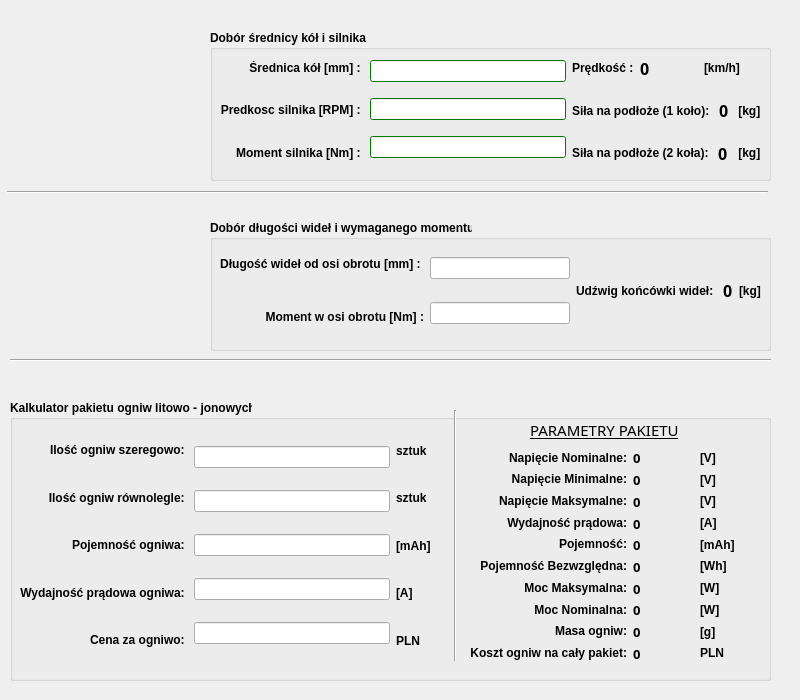
<?xml version="1.0" encoding="UTF-8"?>
<ui version="4.0">
 <class>Form</class>
 <widget class="QWidget" name="Form">
  <property name="geometry">
   <rect>
    <x>0</x>
    <y>0</y>
    <width>800</width>
    <height>700</height>
   </rect>
  </property>
  <property name="minimumSize">
   <size>
    <width>800</width>
    <height>700</height>
   </size>
  </property>
  <property name="maximumSize">
   <size>
    <width>800</width>
    <height>700</height>
   </size>
  </property>
  <property name="font">
   <font>
    <family>Arial</family>
    <weight>75</weight>
    <bold>true</bold>
   </font>
  </property>
  <property name="cursor">
   <cursorShape>ArrowCursor</cursorShape>
  </property>
  <property name="contextMenuPolicy">
   <enum>Qt::NoContextMenu</enum>
  </property>
  <property name="windowTitle">
   <string notr="true">Kalkulator prędkości</string>
  </property>
  <property name="windowIcon">
   <iconset>
    <normaloff>../../Downloads/robot_4047.ico</normaloff>../../Downloads/robot_4047.ico</iconset>
  </property>
  <widget class="QGroupBox" name="groupBox">
   <property name="geometry">
    <rect>
     <x>210</x>
     <y>30</y>
     <width>561</width>
     <height>151</height>
    </rect>
   </property>
   <property name="palette">
    <palette>
     <active>
      <colorrole role="WindowText">
       <brush brushstyle="SolidPattern">
        <color alpha="255">
         <red>0</red>
         <green>0</green>
         <blue>0</blue>
        </color>
       </brush>
      </colorrole>
      <colorrole role="Button">
       <brush brushstyle="SolidPattern">
        <color alpha="255">
         <red>0</red>
         <green>170</green>
         <blue>0</blue>
        </color>
       </brush>
      </colorrole>
      <colorrole role="Light">
       <brush brushstyle="SolidPattern">
        <color alpha="255">
         <red>0</red>
         <green>255</green>
         <blue>0</blue>
        </color>
       </brush>
      </colorrole>
      <colorrole role="Midlight">
       <brush brushstyle="SolidPattern">
        <color alpha="255">
         <red>0</red>
         <green>212</green>
         <blue>0</blue>
        </color>
       </brush>
      </colorrole>
      <colorrole role="Dark">
       <brush brushstyle="SolidPattern">
        <color alpha="255">
         <red>0</red>
         <green>85</green>
         <blue>0</blue>
        </color>
       </brush>
      </colorrole>
      <colorrole role="Mid">
       <brush brushstyle="SolidPattern">
        <color alpha="255">
         <red>0</red>
         <green>113</green>
         <blue>0</blue>
        </color>
       </brush>
      </colorrole>
      <colorrole role="Text">
       <brush brushstyle="SolidPattern">
        <color alpha="255">
         <red>0</red>
         <green>0</green>
         <blue>0</blue>
        </color>
       </brush>
      </colorrole>
      <colorrole role="BrightText">
       <brush brushstyle="SolidPattern">
        <color alpha="255">
         <red>255</red>
         <green>255</green>
         <blue>255</blue>
        </color>
       </brush>
      </colorrole>
      <colorrole role="ButtonText">
       <brush brushstyle="SolidPattern">
        <color alpha="255">
         <red>0</red>
         <green>0</green>
         <blue>0</blue>
        </color>
       </brush>
      </colorrole>
      <colorrole role="Base">
       <brush brushstyle="SolidPattern">
        <color alpha="255">
         <red>255</red>
         <green>255</green>
         <blue>255</blue>
        </color>
       </brush>
      </colorrole>
      <colorrole role="Window">
       <brush brushstyle="SolidPattern">
        <color alpha="255">
         <red>0</red>
         <green>170</green>
         <blue>0</blue>
        </color>
       </brush>
      </colorrole>
      <colorrole role="Shadow">
       <brush brushstyle="SolidPattern">
        <color alpha="255">
         <red>0</red>
         <green>0</green>
         <blue>0</blue>
        </color>
       </brush>
      </colorrole>
      <colorrole role="AlternateBase">
       <brush brushstyle="SolidPattern">
        <color alpha="255">
         <red>127</red>
         <green>212</green>
         <blue>127</blue>
        </color>
       </brush>
      </colorrole>
      <colorrole role="ToolTipBase">
       <brush brushstyle="SolidPattern">
        <color alpha="255">
         <red>255</red>
         <green>255</green>
         <blue>220</blue>
        </color>
       </brush>
      </colorrole>
      <colorrole role="ToolTipText">
       <brush brushstyle="SolidPattern">
        <color alpha="255">
         <red>0</red>
         <green>0</green>
         <blue>0</blue>
        </color>
       </brush>
      </colorrole>
     </active>
     <inactive>
      <colorrole role="WindowText">
       <brush brushstyle="SolidPattern">
        <color alpha="255">
         <red>0</red>
         <green>0</green>
         <blue>0</blue>
        </color>
       </brush>
      </colorrole>
      <colorrole role="Button">
       <brush brushstyle="SolidPattern">
        <color alpha="255">
         <red>0</red>
         <green>170</green>
         <blue>0</blue>
        </color>
       </brush>
      </colorrole>
      <colorrole role="Light">
       <brush brushstyle="SolidPattern">
        <color alpha="255">
         <red>0</red>
         <green>255</green>
         <blue>0</blue>
        </color>
       </brush>
      </colorrole>
      <colorrole role="Midlight">
       <brush brushstyle="SolidPattern">
        <color alpha="255">
         <red>0</red>
         <green>212</green>
         <blue>0</blue>
        </color>
       </brush>
      </colorrole>
      <colorrole role="Dark">
       <brush brushstyle="SolidPattern">
        <color alpha="255">
         <red>0</red>
         <green>85</green>
         <blue>0</blue>
        </color>
       </brush>
      </colorrole>
      <colorrole role="Mid">
       <brush brushstyle="SolidPattern">
        <color alpha="255">
         <red>0</red>
         <green>113</green>
         <blue>0</blue>
        </color>
       </brush>
      </colorrole>
      <colorrole role="Text">
       <brush brushstyle="SolidPattern">
        <color alpha="255">
         <red>0</red>
         <green>0</green>
         <blue>0</blue>
        </color>
       </brush>
      </colorrole>
      <colorrole role="BrightText">
       <brush brushstyle="SolidPattern">
        <color alpha="255">
         <red>255</red>
         <green>255</green>
         <blue>255</blue>
        </color>
       </brush>
      </colorrole>
      <colorrole role="ButtonText">
       <brush brushstyle="SolidPattern">
        <color alpha="255">
         <red>0</red>
         <green>0</green>
         <blue>0</blue>
        </color>
       </brush>
      </colorrole>
      <colorrole role="Base">
       <brush brushstyle="SolidPattern">
        <color alpha="255">
         <red>255</red>
         <green>255</green>
         <blue>255</blue>
        </color>
       </brush>
      </colorrole>
      <colorrole role="Window">
       <brush brushstyle="SolidPattern">
        <color alpha="255">
         <red>0</red>
         <green>170</green>
         <blue>0</blue>
        </color>
       </brush>
      </colorrole>
      <colorrole role="Shadow">
       <brush brushstyle="SolidPattern">
        <color alpha="255">
         <red>0</red>
         <green>0</green>
         <blue>0</blue>
        </color>
       </brush>
      </colorrole>
      <colorrole role="AlternateBase">
       <brush brushstyle="SolidPattern">
        <color alpha="255">
         <red>127</red>
         <green>212</green>
         <blue>127</blue>
        </color>
       </brush>
      </colorrole>
      <colorrole role="ToolTipBase">
       <brush brushstyle="SolidPattern">
        <color alpha="255">
         <red>255</red>
         <green>255</green>
         <blue>220</blue>
        </color>
       </brush>
      </colorrole>
      <colorrole role="ToolTipText">
       <brush brushstyle="SolidPattern">
        <color alpha="255">
         <red>0</red>
         <green>0</green>
         <blue>0</blue>
        </color>
       </brush>
      </colorrole>
     </inactive>
     <disabled>
      <colorrole role="WindowText">
       <brush brushstyle="SolidPattern">
        <color alpha="255">
         <red>0</red>
         <green>85</green>
         <blue>0</blue>
        </color>
       </brush>
      </colorrole>
      <colorrole role="Button">
       <brush brushstyle="SolidPattern">
        <color alpha="255">
         <red>0</red>
         <green>170</green>
         <blue>0</blue>
        </color>
       </brush>
      </colorrole>
      <colorrole role="Light">
       <brush brushstyle="SolidPattern">
        <color alpha="255">
         <red>0</red>
         <green>255</green>
         <blue>0</blue>
        </color>
       </brush>
      </colorrole>
      <colorrole role="Midlight">
       <brush brushstyle="SolidPattern">
        <color alpha="255">
         <red>0</red>
         <green>212</green>
         <blue>0</blue>
        </color>
       </brush>
      </colorrole>
      <colorrole role="Dark">
       <brush brushstyle="SolidPattern">
        <color alpha="255">
         <red>0</red>
         <green>85</green>
         <blue>0</blue>
        </color>
       </brush>
      </colorrole>
      <colorrole role="Mid">
       <brush brushstyle="SolidPattern">
        <color alpha="255">
         <red>0</red>
         <green>113</green>
         <blue>0</blue>
        </color>
       </brush>
      </colorrole>
      <colorrole role="Text">
       <brush brushstyle="SolidPattern">
        <color alpha="255">
         <red>0</red>
         <green>85</green>
         <blue>0</blue>
        </color>
       </brush>
      </colorrole>
      <colorrole role="BrightText">
       <brush brushstyle="SolidPattern">
        <color alpha="255">
         <red>255</red>
         <green>255</green>
         <blue>255</blue>
        </color>
       </brush>
      </colorrole>
      <colorrole role="ButtonText">
       <brush brushstyle="SolidPattern">
        <color alpha="255">
         <red>0</red>
         <green>85</green>
         <blue>0</blue>
        </color>
       </brush>
      </colorrole>
      <colorrole role="Base">
       <brush brushstyle="SolidPattern">
        <color alpha="255">
         <red>0</red>
         <green>170</green>
         <blue>0</blue>
        </color>
       </brush>
      </colorrole>
      <colorrole role="Window">
       <brush brushstyle="SolidPattern">
        <color alpha="255">
         <red>0</red>
         <green>170</green>
         <blue>0</blue>
        </color>
       </brush>
      </colorrole>
      <colorrole role="Shadow">
       <brush brushstyle="SolidPattern">
        <color alpha="255">
         <red>0</red>
         <green>0</green>
         <blue>0</blue>
        </color>
       </brush>
      </colorrole>
      <colorrole role="AlternateBase">
       <brush brushstyle="SolidPattern">
        <color alpha="255">
         <red>0</red>
         <green>170</green>
         <blue>0</blue>
        </color>
       </brush>
      </colorrole>
      <colorrole role="ToolTipBase">
       <brush brushstyle="SolidPattern">
        <color alpha="255">
         <red>255</red>
         <green>255</green>
         <blue>220</blue>
        </color>
       </brush>
      </colorrole>
      <colorrole role="ToolTipText">
       <brush brushstyle="SolidPattern">
        <color alpha="255">
         <red>0</red>
         <green>0</green>
         <blue>0</blue>
        </color>
       </brush>
      </colorrole>
     </disabled>
    </palette>
   </property>
   <property name="font">
    <font>
     <weight>75</weight>
     <bold>true</bold>
    </font>
   </property>
   <property name="title">
    <string>Dobór średnicy kół i silnika</string>
   </property>
   <widget class="QWidget" name="horizontalLayoutWidget">
    <property name="geometry">
     <rect>
      <x>10</x>
      <y>20</y>
      <width>541</width>
      <height>121</height>
     </rect>
    </property>
    <layout class="QHBoxLayout" name="horizontalLayout">
     <item>
      <layout class="QVBoxLayout" name="verticalLayout">
       <item>
        <layout class="QVBoxLayout" name="verticalLayout_2">
         <item>
          <widget class="QLabel" name="label_2">
           <property name="text">
            <string>&lt;html&gt;&lt;head/&gt;&lt;body&gt;&lt;p align=&quot;right&quot;&gt;Średnica kół [mm] :                             &lt;/p&gt;&lt;/body&gt;&lt;/html&gt;</string>
           </property>
          </widget>
         </item>
         <item>
          <widget class="QLabel" name="label">
           <property name="text">
            <string>&lt;html&gt;&lt;head/&gt;&lt;body&gt;&lt;p align=&quot;right&quot;&gt;            Predkosc silnika [RPM] : &lt;/p&gt;&lt;/body&gt;&lt;/html&gt;</string>
           </property>
          </widget>
         </item>
         <item>
          <widget class="QLabel" name="label_7">
           <property name="text">
            <string>&lt;html&gt;&lt;head/&gt;&lt;body&gt;&lt;p align=&quot;right&quot;&gt;Moment silnika [Nm] : &lt;/p&gt;&lt;/body&gt;&lt;/html&gt;</string>
           </property>
          </widget>
         </item>
        </layout>
       </item>
      </layout>
     </item>
     <item>
      <layout class="QVBoxLayout" name="verticalLayout_3">
       <item>
        <widget class="QLineEdit" name="lineEdit"/>
       </item>
       <item>
        <widget class="QLineEdit" name="lineEdit_2"/>
       </item>
       <item>
        <widget class="QLineEdit" name="lineEdit_3"/>
       </item>
      </layout>
     </item>
     <item>
      <layout class="QVBoxLayout" name="verticalLayout_6">
       <item>
        <layout class="QHBoxLayout" name="horizontalLayout_3">
         <item>
          <widget class="QLabel" name="label_8">
           <property name="text">
            <string>Prędkość :</string>
           </property>
          </widget>
         </item>
         <item>
          <widget class="QLabel" name="label_5">
           <property name="font">
            <font>
             <family>Arial Black</family>
             <pointsize>12</pointsize>
            </font>
           </property>
           <property name="text">
            <string>0</string>
           </property>
          </widget>
         </item>
         <item>
          <widget class="QLabel" name="label_10">
           <property name="text">
            <string>[km/h]</string>
           </property>
          </widget>
         </item>
        </layout>
       </item>
       <item>
        <layout class="QHBoxLayout" name="horizontalLayout_2">
         <item>
          <widget class="QLabel" name="label_3">
           <property name="text">
            <string>Siła na podłoże (1 koło): </string>
           </property>
          </widget>
         </item>
         <item>
          <widget class="QLabel" name="label_9">
           <property name="font">
            <font>
             <family>Arial Black</family>
             <pointsize>12</pointsize>
            </font>
           </property>
           <property name="text">
            <string>0</string>
           </property>
          </widget>
         </item>
         <item>
          <widget class="QLabel" name="label_6">
           <property name="text">
            <string> [kg]</string>
           </property>
          </widget>
         </item>
        </layout>
       </item>
       <item>
        <layout class="QHBoxLayout" name="horizontalLayout_4">
         <item>
          <widget class="QLabel" name="label_11">
           <property name="text">
            <string>Siła na podłoże (2 koła): </string>
           </property>
          </widget>
         </item>
         <item>
          <widget class="QLabel" name="label_12">
           <property name="font">
            <font>
             <family>Arial Black</family>
             <pointsize>12</pointsize>
            </font>
           </property>
           <property name="text">
            <string>0</string>
           </property>
          </widget>
         </item>
         <item>
          <widget class="QLabel" name="label_13">
           <property name="text">
            <string> [kg]</string>
           </property>
          </widget>
         </item>
        </layout>
       </item>
      </layout>
     </item>
    </layout>
   </widget>
  </widget>
  <widget class="QGroupBox" name="groupBox_2">
   <property name="geometry">
    <rect>
     <x>210</x>
     <y>220</y>
     <width>561</width>
     <height>131</height>
    </rect>
   </property>
   <property name="font">
    <font>
     <weight>75</weight>
     <bold>true</bold>
    </font>
   </property>
   <property name="title">
    <string>Dobór długości wideł i wymaganego momentu</string>
   </property>
   <widget class="QWidget" name="horizontalLayoutWidget_4">
    <property name="geometry">
     <rect>
      <x>10</x>
      <y>20</y>
      <width>541</width>
      <height>101</height>
     </rect>
    </property>
    <layout class="QHBoxLayout" name="horizontalLayout_8">
     <item>
      <layout class="QVBoxLayout" name="verticalLayout_7">
       <item>
        <layout class="QHBoxLayout" name="horizontalLayout_7">
         <item>
          <widget class="QLabel" name="label_15">
           <property name="text">
            <string>&lt;html&gt;&lt;head/&gt;&lt;body&gt;&lt;p align=&quot;right&quot;&gt;Długość wideł od osi obrotu [mm] : &lt;/p&gt;&lt;/body&gt;&lt;/html&gt;</string>
           </property>
          </widget>
         </item>
        </layout>
       </item>
       <item>
        <layout class="QHBoxLayout" name="horizontalLayout_6">
         <item>
          <widget class="QLabel" name="label_14">
           <property name="text">
            <string>&lt;html&gt;&lt;head/&gt;&lt;body&gt;&lt;p align=&quot;right&quot;&gt;Moment w osi obrotu [Nm] :&lt;/p&gt;&lt;/body&gt;&lt;/html&gt;</string>
           </property>
          </widget>
         </item>
        </layout>
       </item>
      </layout>
     </item>
     <item>
      <layout class="QVBoxLayout" name="verticalLayout_8">
       <item>
        <widget class="QLineEdit" name="lineEdit_4"/>
       </item>
       <item>
        <widget class="QLineEdit" name="lineEdit_5"/>
       </item>
      </layout>
     </item>
     <item>
      <layout class="QHBoxLayout" name="horizontalLayout_9">
       <item>
        <widget class="QLabel" name="label_16">
         <property name="text">
          <string>Udźwig końcówki wideł: </string>
         </property>
        </widget>
       </item>
       <item>
        <widget class="QLabel" name="label_18">
         <property name="font">
          <font>
           <family>Arial Black</family>
           <pointsize>12</pointsize>
          </font>
         </property>
         <property name="text">
          <string>0</string>
         </property>
        </widget>
       </item>
       <item>
        <widget class="QLabel" name="label_17">
         <property name="text">
          <string>[kg]</string>
         </property>
        </widget>
       </item>
      </layout>
     </item>
    </layout>
   </widget>
  </widget>
  <widget class="QGroupBox" name="groupBox_3">
   <property name="geometry">
    <rect>
     <x>10</x>
     <y>400</y>
     <width>761</width>
     <height>281</height>
    </rect>
   </property>
   <property name="font">
    <font>
     <weight>75</weight>
     <italic>false</italic>
     <bold>true</bold>
     <underline>false</underline>
    </font>
   </property>
   <property name="toolTipDuration">
    <number>0</number>
   </property>
   <property name="title">
    <string>Kalkulator pakietu ogniw litowo - jonowych</string>
   </property>
   <widget class="Line" name="line">
    <property name="geometry">
     <rect>
      <x>430</x>
      <y>10</y>
      <width>31</width>
      <height>251</height>
     </rect>
    </property>
    <property name="orientation">
     <enum>Qt::Vertical</enum>
    </property>
   </widget>
   <widget class="QWidget" name="horizontalLayoutWidget_12">
    <property name="geometry">
     <rect>
      <x>10</x>
      <y>30</y>
      <width>411</width>
      <height>231</height>
     </rect>
    </property>
    <layout class="QHBoxLayout" name="horizontalLayout_19">
     <item>
      <layout class="QVBoxLayout" name="verticalLayout_11">
       <property name="sizeConstraint">
        <enum>QLayout::SetDefaultConstraint</enum>
       </property>
       <item>
        <widget class="QLabel" name="label_20">
         <property name="text">
          <string>&lt;html&gt;&lt;head/&gt;&lt;body&gt;&lt;p align=&quot;right&quot;&gt;Ilość ogniw szeregowo:                      &lt;/p&gt;&lt;/body&gt;&lt;/html&gt;</string>
         </property>
        </widget>
       </item>
       <item>
        <widget class="QLabel" name="label_21">
         <property name="text">
          <string>&lt;html&gt;&lt;head/&gt;&lt;body&gt;&lt;p align=&quot;right&quot;&gt;Ilość ogniw równolegle: &lt;/p&gt;&lt;/body&gt;&lt;/html&gt;</string>
         </property>
        </widget>
       </item>
       <item>
        <widget class="QLabel" name="label_22">
         <property name="text">
          <string>&lt;html&gt;&lt;head/&gt;&lt;body&gt;&lt;p align=&quot;right&quot;&gt;Pojemność ogniwa: &lt;/p&gt;&lt;/body&gt;&lt;/html&gt;</string>
         </property>
        </widget>
       </item>
       <item>
        <widget class="QLabel" name="label_26">
         <property name="text">
          <string>&lt;html&gt;&lt;head/&gt;&lt;body&gt;&lt;p align=&quot;right&quot;&gt;Wydajność prądowa ogniwa: &lt;/p&gt;&lt;/body&gt;&lt;/html&gt;</string>
         </property>
        </widget>
       </item>
       <item>
        <widget class="QLabel" name="label_43">
         <property name="text">
          <string>&lt;html&gt;&lt;head/&gt;&lt;body&gt;&lt;p align=&quot;right&quot;&gt;Cena za ogniwo: &lt;/p&gt;&lt;/body&gt;&lt;/html&gt;</string>
         </property>
        </widget>
       </item>
      </layout>
     </item>
     <item>
      <layout class="QVBoxLayout" name="verticalLayout_5">
       <item>
        <layout class="QHBoxLayout" name="horizontalLayout_5">
         <item>
          <widget class="QLineEdit" name="lineEdit_6"/>
         </item>
        </layout>
       </item>
       <item>
        <layout class="QHBoxLayout" name="horizontalLayout_10">
         <item>
          <widget class="QLineEdit" name="lineEdit_7"/>
         </item>
        </layout>
       </item>
       <item>
        <layout class="QHBoxLayout" name="horizontalLayout_11">
         <item>
          <widget class="QLineEdit" name="lineEdit_8"/>
         </item>
        </layout>
       </item>
       <item>
        <layout class="QHBoxLayout" name="horizontalLayout_12">
         <item>
          <widget class="QLineEdit" name="lineEdit_9"/>
         </item>
        </layout>
       </item>
       <item>
        <widget class="QLineEdit" name="lineEdit_10"/>
       </item>
      </layout>
     </item>
     <item>
      <layout class="QVBoxLayout" name="verticalLayout_12">
       <item>
        <widget class="QLabel" name="label_24">
         <property name="text">
          <string>sztuk</string>
         </property>
        </widget>
       </item>
       <item>
        <widget class="QLabel" name="label_25">
         <property name="text">
          <string>sztuk</string>
         </property>
        </widget>
       </item>
       <item>
        <widget class="QLabel" name="label_23">
         <property name="text">
          <string>[mAh]</string>
         </property>
        </widget>
       </item>
       <item>
        <widget class="QLabel" name="label_27">
         <property name="text">
          <string>[A]</string>
         </property>
        </widget>
       </item>
       <item>
        <widget class="QLabel" name="label_44">
         <property name="text">
          <string>PLN</string>
         </property>
        </widget>
       </item>
      </layout>
     </item>
    </layout>
   </widget>
   <widget class="QWidget" name="horizontalLayoutWidget_7">
    <property name="geometry">
     <rect>
      <x>460</x>
      <y>50</y>
      <width>291</width>
      <height>211</height>
     </rect>
    </property>
    <layout class="QHBoxLayout" name="horizontalLayout_14">
     <item>
      <layout class="QVBoxLayout" name="verticalLayout_4">
       <item>
        <widget class="QLabel" name="label_29">
         <property name="text">
          <string>&lt;html&gt;&lt;head/&gt;&lt;body&gt;&lt;p align=&quot;right&quot;&gt;Napięcie Nominalne:&lt;/p&gt;&lt;/body&gt;&lt;/html&gt;</string>
         </property>
        </widget>
       </item>
       <item>
        <widget class="QLabel" name="label_31">
         <property name="text">
          <string>&lt;html&gt;&lt;head/&gt;&lt;body&gt;&lt;p align=&quot;right&quot;&gt;Napięcie Minimalne:&lt;/p&gt;&lt;/body&gt;&lt;/html&gt;</string>
         </property>
        </widget>
       </item>
       <item>
        <widget class="QLabel" name="label_34">
         <property name="text">
          <string>&lt;html&gt;&lt;head/&gt;&lt;body&gt;&lt;p align=&quot;right&quot;&gt;Napięcie Maksymalne:&lt;/p&gt;&lt;/body&gt;&lt;/html&gt;</string>
         </property>
        </widget>
       </item>
       <item>
        <widget class="QLabel" name="label_37">
         <property name="text">
          <string>&lt;html&gt;&lt;head/&gt;&lt;body&gt;&lt;p align=&quot;right&quot;&gt;Wydajność prądowa:&lt;/p&gt;&lt;/body&gt;&lt;/html&gt;</string>
         </property>
        </widget>
       </item>
       <item>
        <widget class="QLabel" name="label_40">
         <property name="text">
          <string>&lt;html&gt;&lt;head/&gt;&lt;body&gt;&lt;p align=&quot;right&quot;&gt;Pojemność:&lt;/p&gt;&lt;/body&gt;&lt;/html&gt;</string>
         </property>
        </widget>
       </item>
       <item>
        <widget class="QLabel" name="label_51">
         <property name="text">
          <string>&lt;html&gt;&lt;head/&gt;&lt;body&gt;&lt;p align=&quot;right&quot;&gt;Pojemność Bezwzględna:&lt;/p&gt;&lt;/body&gt;&lt;/html&gt;</string>
         </property>
        </widget>
       </item>
       <item>
        <widget class="QLabel" name="label_46">
         <property name="text">
          <string>&lt;html&gt;&lt;head/&gt;&lt;body&gt;&lt;p align=&quot;right&quot;&gt;Moc Maksymalna:&lt;/p&gt;&lt;/body&gt;&lt;/html&gt;</string>
         </property>
        </widget>
       </item>
       <item>
        <widget class="QLabel" name="label_48">
         <property name="text">
          <string>&lt;html&gt;&lt;head/&gt;&lt;body&gt;&lt;p align=&quot;right&quot;&gt;Moc Nominalna:&lt;/p&gt;&lt;/body&gt;&lt;/html&gt;</string>
         </property>
        </widget>
       </item>
       <item>
        <widget class="QLabel" name="label_54">
         <property name="text">
          <string>&lt;html&gt;&lt;head/&gt;&lt;body&gt;&lt;p align=&quot;right&quot;&gt;Masa ogniw:&lt;/p&gt;&lt;/body&gt;&lt;/html&gt;</string>
         </property>
        </widget>
       </item>
       <item>
        <widget class="QLabel" name="label_57">
         <property name="text">
          <string>&lt;html&gt;&lt;head/&gt;&lt;body&gt;&lt;p align=&quot;right&quot;&gt;Koszt ogniw na cały pakiet:&lt;/p&gt;&lt;/body&gt;&lt;/html&gt;</string>
         </property>
        </widget>
       </item>
      </layout>
     </item>
     <item>
      <layout class="QVBoxLayout" name="verticalLayout_13">
       <item>
        <widget class="QLabel" name="label_28">
         <property name="font">
          <font>
           <family>Arial Black</family>
           <pointsize>10</pointsize>
          </font>
         </property>
         <property name="text">
          <string>0</string>
         </property>
        </widget>
       </item>
       <item>
        <widget class="QLabel" name="label_32">
         <property name="font">
          <font>
           <family>Arial Black</family>
           <pointsize>10</pointsize>
          </font>
         </property>
         <property name="text">
          <string>0</string>
         </property>
        </widget>
       </item>
       <item>
        <widget class="QLabel" name="label_35">
         <property name="font">
          <font>
           <family>Arial Black</family>
           <pointsize>10</pointsize>
          </font>
         </property>
         <property name="text">
          <string>0</string>
         </property>
        </widget>
       </item>
       <item>
        <widget class="QLabel" name="label_38">
         <property name="font">
          <font>
           <family>Arial Black</family>
           <pointsize>10</pointsize>
          </font>
         </property>
         <property name="text">
          <string>0</string>
         </property>
        </widget>
       </item>
       <item>
        <widget class="QLabel" name="label_41">
         <property name="font">
          <font>
           <family>Arial Black</family>
           <pointsize>10</pointsize>
          </font>
         </property>
         <property name="text">
          <string>0</string>
         </property>
        </widget>
       </item>
       <item>
        <widget class="QLabel" name="label_52">
         <property name="font">
          <font>
           <family>Arial Black</family>
           <pointsize>10</pointsize>
          </font>
         </property>
         <property name="text">
          <string>0</string>
         </property>
        </widget>
       </item>
       <item>
        <widget class="QLabel" name="label_45">
         <property name="font">
          <font>
           <family>Arial Black</family>
           <pointsize>10</pointsize>
          </font>
         </property>
         <property name="text">
          <string>0</string>
         </property>
        </widget>
       </item>
       <item>
        <widget class="QLabel" name="label_49">
         <property name="font">
          <font>
           <family>Arial Black</family>
           <pointsize>10</pointsize>
          </font>
         </property>
         <property name="text">
          <string>0</string>
         </property>
        </widget>
       </item>
       <item>
        <widget class="QLabel" name="label_55">
         <property name="font">
          <font>
           <family>Arial Black</family>
           <pointsize>10</pointsize>
          </font>
         </property>
         <property name="text">
          <string>0</string>
         </property>
        </widget>
       </item>
       <item>
        <widget class="QLabel" name="label_58">
         <property name="font">
          <font>
           <family>Arial Black</family>
           <pointsize>10</pointsize>
          </font>
         </property>
         <property name="text">
          <string>0</string>
         </property>
        </widget>
       </item>
      </layout>
     </item>
     <item>
      <layout class="QVBoxLayout" name="verticalLayout_14">
       <item>
        <widget class="QLabel" name="label_30">
         <property name="text">
          <string>[V]</string>
         </property>
        </widget>
       </item>
       <item>
        <widget class="QLabel" name="label_33">
         <property name="text">
          <string>[V]</string>
         </property>
        </widget>
       </item>
       <item>
        <widget class="QLabel" name="label_36">
         <property name="text">
          <string>[V]</string>
         </property>
        </widget>
       </item>
       <item>
        <widget class="QLabel" name="label_39">
         <property name="text">
          <string>[A]</string>
         </property>
        </widget>
       </item>
       <item>
        <widget class="QLabel" name="label_42">
         <property name="text">
          <string>[mAh]</string>
         </property>
        </widget>
       </item>
       <item>
        <widget class="QLabel" name="label_53">
         <property name="text">
          <string>[Wh]</string>
         </property>
        </widget>
       </item>
       <item>
        <widget class="QLabel" name="label_47">
         <property name="text">
          <string>[W]</string>
         </property>
        </widget>
       </item>
       <item>
        <widget class="QLabel" name="label_50">
         <property name="text">
          <string>[W]</string>
         </property>
        </widget>
       </item>
       <item>
        <widget class="QLabel" name="label_56">
         <property name="text">
          <string>[g]</string>
         </property>
        </widget>
       </item>
       <item>
        <widget class="QLabel" name="label_59">
         <property name="text">
          <string>PLN</string>
         </property>
        </widget>
       </item>
      </layout>
     </item>
    </layout>
   </widget>
   <widget class="QLabel" name="label_60">
    <property name="geometry">
     <rect>
      <x>520</x>
      <y>20</y>
      <width>201</width>
      <height>20</height>
     </rect>
    </property>
    <property name="font">
     <font>
      <family>Arial Black</family>
      <pointsize>11</pointsize>
      <weight>50</weight>
      <bold>false</bold>
      <underline>true</underline>
     </font>
    </property>
    <property name="text">
     <string>PARAMETRY PAKIETU</string>
    </property>
   </widget>
  </widget>
  <widget class="QLabel" name="label_4">
   <property name="geometry">
    <rect>
     <x>20</x>
     <y>10</y>
     <width>171</width>
     <height>161</height>
    </rect>
   </property>
   <property name="text">
    <string/>
   </property>
   <property name="pixmap">
    <pixmap>rys.png</pixmap>
   </property>
  </widget>
  <widget class="QLabel" name="label_19">
   <property name="geometry">
    <rect>
     <x>20</x>
     <y>220</y>
     <width>201</width>
     <height>131</height>
    </rect>
   </property>
   <property name="text">
    <string/>
   </property>
   <property name="pixmap">
    <pixmap>rys2.png</pixmap>
   </property>
  </widget>
  <widget class="Line" name="line_3">
   <property name="geometry">
    <rect>
     <x>7</x>
     <y>162</y>
     <width>761</width>
     <height>61</height>
    </rect>
   </property>
   <property name="orientation">
    <enum>Qt::Horizontal</enum>
   </property>
  </widget>
  <widget class="Line" name="line_4">
   <property name="geometry">
    <rect>
     <x>10</x>
     <y>350</y>
     <width>761</width>
     <height>20</height>
    </rect>
   </property>
   <property name="orientation">
    <enum>Qt::Horizontal</enum>
   </property>
  </widget>
 </widget>
 <resources/>
 <connections/>
</ui>
